Frame 1 (no input): blank canvas, image omitted
Frame 60 (the mouse pressed at the canvas centre just before this capture): blank canvas, image omitted
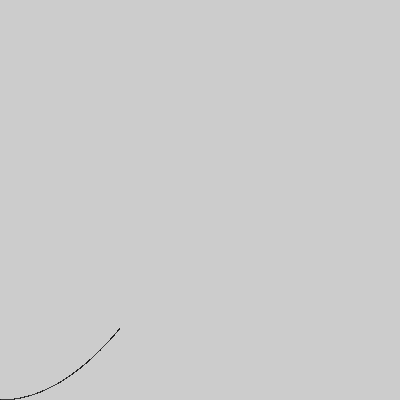
Frame 120 (the mouse held since frame 60 and released just before this capture)

The Processing sketch whose frames 1 and 60 were blank and that drew this single picture after the mouse press (run headless with seeded random() and noise(); from frame 60 on, the mouse is pressed at the canvas centre):

// Processing sketch: cp4
// ── cp4.pde

float x = 0.0;

void setup()
{
  size(400, 400);
  frameRate(60);
}

void draw()
{
  line(x, y(x), x + 0.5, y(x + 0.5));
  x++;
}

float y(float x){
  return height - x * x / 200.0;
}
